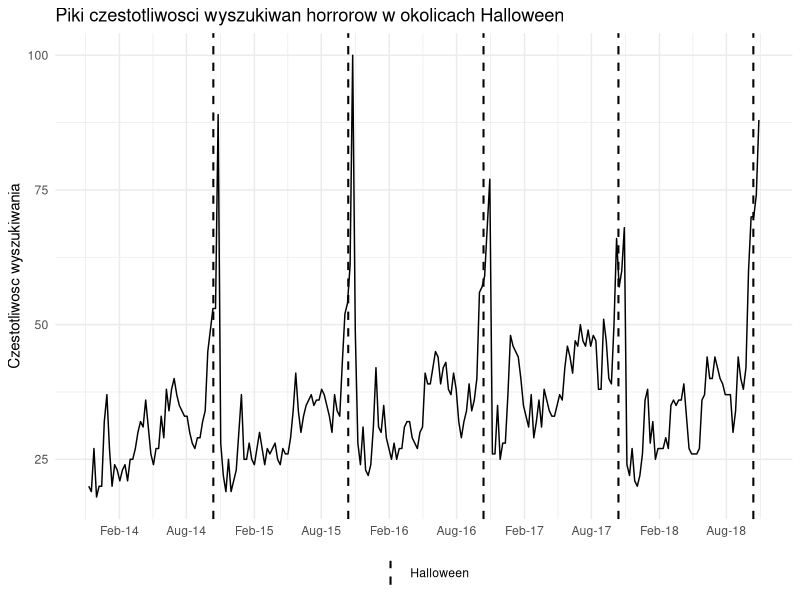
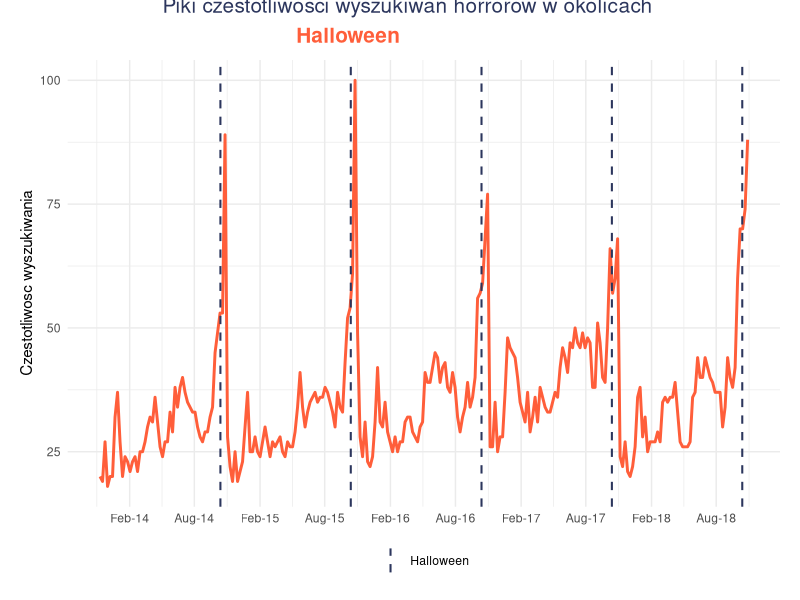

Generate these figures, in order, with R:
## ---- chunk 1
knitr::opts_chunk$set(echo = TRUE)
## ---- chunk 2
library(ggplot2)
library(grid)
df <- read.csv('multiTimeline.csv', header = T)
## ---- chunk 3
halloweensDates = as.Date(c('2014-10-13', '2015-10-13', '2016-10-13', '2017-10-13', '2018-10-13'))
df2 <- data.frame(date=halloweensDates, col=rep('', 5))
#names(halloweensDates) <- rep('hal', 5)
bw_plot = ggplot(df, aes(x=as.Date(Week), y=Scary.Movies)) +
  theme_minimal() +
  scale_x_date(date_breaks = "6 months", date_labels = "%b-%y") +
  ylab('Czestotliwosc wyszukiwania') +
  theme(legend.position = 'bottom', legend.title = element_blank(), axis.title.x=element_blank())

bw_plot + geom_line() +   
  geom_vline(data = df2, aes(xintercept=date, color="col"), linetype="dashed", size=0.7) +
  ggtitle('Piki czestotliwosci wyszukiwan horrorow w okolicach Halloween') +
  scale_color_manual(values=c('black'), labels=c('Halloween'))

## ---- chunk 4
t1 <- textGrob(expression("Piki czestotliwosci wyszukiwan horrorow w okolicach\n" * phantom(bold("Halloween"))), x = 0.55, y = 1.05, gp = gpar(col = "#2c365d", fontsize = 15))
t2 <- textGrob(expression(phantom("Piki czestotliwosci wyszukiwan horrorow w okolicach\n") * bold("Halloween")), x = 0.05, y = 1.05, gp = gpar(col = "#ff5e3a", fontsize = 15))


df2 <- data.frame(date=halloweensDates, col=rep('', 5))
p <- bw_plot + 
  geom_line(color="#ff5e3a", size=1) +
  geom_vline(data = df2, aes(xintercept=date, color="col"), linetype="dashed", size=0.7) +
  scale_color_manual(values=c('#2c365d'), labels=c('Halloween')) +
  theme(legend.position = 'bottom', legend.title = element_blank(), axis.title.x=element_blank(), plot.margin = unit(c(3, 1, 1, 1), "lines")) +
  annotation_custom(grobTree(t1, t2))
g <- ggplot_gtable(ggplot_build(p))
g$layout$clip[g$layout$name == "panel"] <- "off"
grid.newpage()
grid.draw(g)
